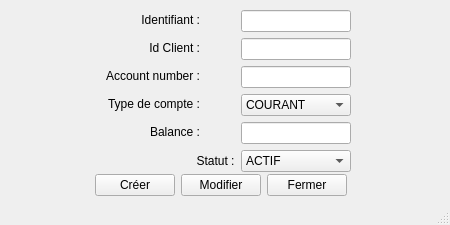
<?xml version="1.0" encoding="UTF-8"?>
<ui version="4.0">
 <class>UIAccount</class>
 <widget class="QMainWindow" name="UIAccount">
  <property name="geometry">
   <rect>
    <x>0</x>
    <y>0</y>
    <width>450</width>
    <height>225</height>
   </rect>
  </property>
  <property name="minimumSize">
   <size>
    <width>450</width>
    <height>225</height>
   </size>
  </property>
  <property name="maximumSize">
   <size>
    <width>450</width>
    <height>225</height>
   </size>
  </property>
  <property name="windowTitle">
   <string>Client : </string>
  </property>
  <widget class="QWidget" name="centralwidget">
   <widget class="QWidget" name="formLayoutWidget">
    <property name="geometry">
     <rect>
      <x>100</x>
      <y>10</y>
      <width>251</width>
      <height>165</height>
     </rect>
    </property>
    <layout class="QFormLayout" name="formLayout">
     <item row="0" column="0">
      <widget class="QLabel" name="labelId">
       <property name="minimumSize">
        <size>
         <width>100</width>
         <height>20</height>
        </size>
       </property>
       <property name="maximumSize">
        <size>
         <width>100</width>
         <height>20</height>
        </size>
       </property>
       <property name="text">
        <string>Identifiant :</string>
       </property>
       <property name="alignment">
        <set>Qt::AlignmentFlag::AlignRight|Qt::AlignmentFlag::AlignTrailing|Qt::AlignmentFlag::AlignVCenter</set>
       </property>
      </widget>
     </item>
     <item row="0" column="1">
      <widget class="QLineEdit" name="lineEditAccountId">
       <property name="readOnly">
        <bool>true</bool>
       </property>
      </widget>
     </item>
     <item row="1" column="0">
      <widget class="QLabel" name="labelIdClient">
       <property name="minimumSize">
        <size>
         <width>100</width>
         <height>20</height>
        </size>
       </property>
       <property name="maximumSize">
        <size>
         <width>100</width>
         <height>20</height>
        </size>
       </property>
       <property name="text">
        <string>Id Client :</string>
       </property>
       <property name="alignment">
        <set>Qt::AlignmentFlag::AlignRight|Qt::AlignmentFlag::AlignTrailing|Qt::AlignmentFlag::AlignVCenter</set>
       </property>
      </widget>
     </item>
     <item row="1" column="1">
      <widget class="QLineEdit" name="lineEditIdClient">
       <property name="readOnly">
        <bool>true</bool>
       </property>
      </widget>
     </item>
     <item row="2" column="0">
      <widget class="QLabel" name="labelAccountNumber">
       <property name="minimumSize">
        <size>
         <width>100</width>
         <height>20</height>
        </size>
       </property>
       <property name="maximumSize">
        <size>
         <width>100</width>
         <height>20</height>
        </size>
       </property>
       <property name="text">
        <string>Account number :</string>
       </property>
       <property name="alignment">
        <set>Qt::AlignmentFlag::AlignRight|Qt::AlignmentFlag::AlignTrailing|Qt::AlignmentFlag::AlignVCenter</set>
       </property>
      </widget>
     </item>
     <item row="2" column="1">
      <widget class="QLineEdit" name="lineEditAccountNumber"/>
     </item>
     <item row="3" column="0">
      <widget class="QLabel" name="labelType">
       <property name="minimumSize">
        <size>
         <width>100</width>
         <height>20</height>
        </size>
       </property>
       <property name="maximumSize">
        <size>
         <width>100</width>
         <height>20</height>
        </size>
       </property>
       <property name="text">
        <string>Type de compte :</string>
       </property>
       <property name="alignment">
        <set>Qt::AlignmentFlag::AlignRight|Qt::AlignmentFlag::AlignTrailing|Qt::AlignmentFlag::AlignVCenter</set>
       </property>
      </widget>
     </item>
     <item row="3" column="1">
      <widget class="QComboBox" name="comboBoxType">
       <item>
        <property name="text">
         <string>COURANT</string>
        </property>
       </item>
       <item>
        <property name="text">
         <string>EPARGNE</string>
        </property>
       </item>
      </widget>
     </item>
     <item row="4" column="0">
      <widget class="QLabel" name="labelBalance">
       <property name="minimumSize">
        <size>
         <width>100</width>
         <height>20</height>
        </size>
       </property>
       <property name="maximumSize">
        <size>
         <width>100</width>
         <height>20</height>
        </size>
       </property>
       <property name="text">
        <string>Balance :</string>
       </property>
       <property name="alignment">
        <set>Qt::AlignmentFlag::AlignRight|Qt::AlignmentFlag::AlignTrailing|Qt::AlignmentFlag::AlignVCenter</set>
       </property>
      </widget>
     </item>
     <item row="4" column="1">
      <widget class="QLineEdit" name="lineEditBalance"/>
     </item>
     <item row="5" column="1">
      <widget class="QComboBox" name="comboBoxStatut">
       <item>
        <property name="text">
         <string>ACTIF</string>
        </property>
       </item>
       <item>
        <property name="text">
         <string>GELER</string>
        </property>
       </item>
      </widget>
     </item>
     <item row="5" column="0">
      <widget class="QLabel" name="labelStatut">
       <property name="text">
        <string>                             Statut :</string>
       </property>
      </widget>
     </item>
    </layout>
   </widget>
   <widget class="QWidget" name="gridLayoutWidget">
    <property name="geometry">
     <rect>
      <x>40</x>
      <y>170</y>
      <width>361</width>
      <height>31</height>
     </rect>
    </property>
    <layout class="QGridLayout" name="gridLayout">
     <item row="0" column="2">
      <widget class="QPushButton" name="pushButtonCreate">
       <property name="text">
        <string>Créer</string>
       </property>
      </widget>
     </item>
     <item row="0" column="6">
      <spacer name="horizontalSpacerRight">
       <property name="orientation">
        <enum>Qt::Orientation::Horizontal</enum>
       </property>
       <property name="sizeHint" stdset="0">
        <size>
         <width>40</width>
         <height>20</height>
        </size>
       </property>
      </spacer>
     </item>
     <item row="0" column="5">
      <widget class="QPushButton" name="pushButtonClose">
       <property name="text">
        <string>Fermer</string>
       </property>
      </widget>
     </item>
     <item row="0" column="0">
      <spacer name="horizontalSpacer">
       <property name="orientation">
        <enum>Qt::Orientation::Horizontal</enum>
       </property>
       <property name="sizeHint" stdset="0">
        <size>
         <width>40</width>
         <height>20</height>
        </size>
       </property>
      </spacer>
     </item>
     <item row="0" column="3">
      <widget class="QPushButton" name="pushButtonUpdate">
       <property name="text">
        <string>Modifier</string>
       </property>
      </widget>
     </item>
    </layout>
   </widget>
  </widget>
  <widget class="QMenuBar" name="menubar">
   <property name="geometry">
    <rect>
     <x>0</x>
     <y>0</y>
     <width>450</width>
     <height>18</height>
    </rect>
   </property>
  </widget>
  <widget class="QStatusBar" name="statusbar"/>
 </widget>
 <resources/>
 <connections/>
</ui>
